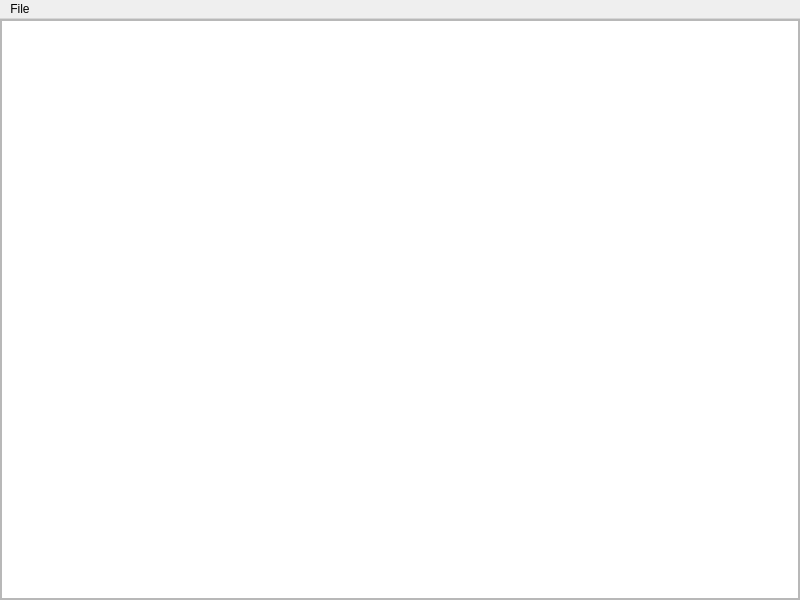
<?xml version="1.0" encoding="UTF-8"?>
<ui version="4.0">
 <class>MainWindow</class>
 <widget class="QMainWindow" name="MainWindow">
  <property name="geometry">
   <rect>
    <x>0</x>
    <y>0</y>
    <width>800</width>
    <height>600</height>
   </rect>
  </property>
  <property name="windowTitle">
   <string>MainWindow</string>
  </property>
  <widget class="QWidget" name="centralwidget">
   <layout class="QVBoxLayout" name="verticalLayout_2">
    <property name="leftMargin">
     <number>0</number>
    </property>
    <property name="topMargin">
     <number>0</number>
    </property>
    <property name="rightMargin">
     <number>0</number>
    </property>
    <property name="bottomMargin">
     <number>0</number>
    </property>
    <item>
     <widget class="QScrollArea" name="scrollArea">
      <property name="autoFillBackground">
       <bool>false</bool>
      </property>
      <property name="widgetResizable">
       <bool>true</bool>
      </property>
      <widget class="QWidget" name="scrollAreaWidgetContents">
       <property name="geometry">
        <rect>
         <x>0</x>
         <y>0</y>
         <width>798</width>
         <height>579</height>
        </rect>
       </property>
       <layout class="QVBoxLayout" name="verticalLayout_3">
        <property name="spacing">
         <number>0</number>
        </property>
        <property name="leftMargin">
         <number>0</number>
        </property>
        <property name="topMargin">
         <number>0</number>
        </property>
        <property name="rightMargin">
         <number>0</number>
        </property>
        <property name="bottomMargin">
         <number>0</number>
        </property>
        <item>
         <widget class="QPlainTextEdit" name="textEdit"/>
        </item>
       </layout>
      </widget>
     </widget>
    </item>
   </layout>
  </widget>
  <widget class="QMenuBar" name="menubar">
   <property name="geometry">
    <rect>
     <x>0</x>
     <y>0</y>
     <width>800</width>
     <height>19</height>
    </rect>
   </property>
   <widget class="QMenu" name="menuFile">
    <property name="title">
     <string>File</string>
    </property>
    <addaction name="actionSave"/>
   </widget>
   <addaction name="menuFile"/>
  </widget>
  <action name="actionSave">
   <property name="text">
    <string>Save</string>
   </property>
  </action>
 </widget>
 <resources/>
 <connections/>
</ui>
